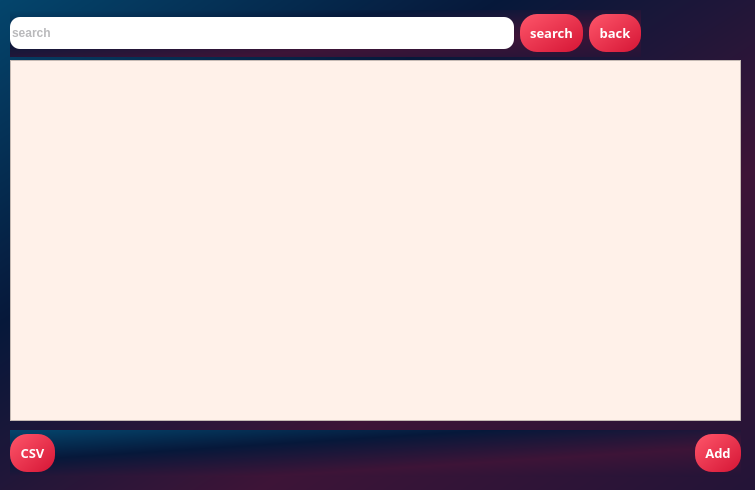
<?xml version="1.0" encoding="UTF-8"?>
<ui version="4.0">
 <class>StudentPage</class>
 <widget class="QDialog" name="StudentPage">
  <property name="geometry">
   <rect>
    <x>0</x>
    <y>0</y>
    <width>755</width>
    <height>490</height>
   </rect>
  </property>
  <property name="windowTitle">
   <string>Dialog</string>
  </property>
  <property name="styleSheet">
   <string notr="true">/*Copyright (c) DevSec Studio. All rights reserved.

MIT License

Permission is hereby granted, free of charge, to any person obtaining a copy
of this software and associated documentation files (the &quot;Software&quot;), to deal
in the Software without restriction, including without limitation the rights
to use, copy, modify, merge, publish, distribute, sublicense, and/or sell
copies of the Software, and to permit persons to whom the Software is
furnished to do so, subject to the following conditions:

The above copyright notice and this permission notice shall be included in all
copies or substantial portions of the Software.

THE SOFTWARE IS PROVIDED *AS IS*, WITHOUT WARRANTY OF ANY KIND, EXPRESS OR
IMPLIED, INCLUDING BUT NOT LIMITED TO THE WARRANTIES OF MERCHANTABILITY,
FITNESS FOR A PARTICULAR PURPOSE AND NONINFRINGEMENT. IN NO EVENT SHALL THE
AUTHORS OR COPYRIGHT HOLDERS BE LIABLE FOR ANY CLAIM, DAMAGES OR OTHER
LIABILITY, WHETHER IN AN ACTION OF CONTRACT, TORT OR OTHERWISE, ARISING FROM,
OUT OF OR IN CONNECTION WITH THE SOFTWARE OR THE USE OR OTHER DEALINGS IN THE SOFTWARE.
*/

/*-----QWidget-----*/
QWidget
{
background: qlineargradient(x1:0, y1:0, x2:1, y2:1, stop:0 #04456c, stop:0.33 #06183a, stop:0.67 #3d1437, stop:1 #231437);

	color: #ffffff;
	border-color: #000000;

}


/*-----QLabel-----*/
QLabel
{
	background-color: #292f45;
	color: #b9b9bb;
	border-color: #000000;

}


/*-----QPushButton-----*/
QPushButton
{
	background-color: #f0742f;
	color: #fff;
	font-weight: bold;
	border-style: solid;
	border-width: 1px;
	border-radius: 17px;
	border-color: #f0742f;
	padding: 10px;

}


QPushButton::hover
{
	background-color: #fc7c11;
	color: #fff;

}


QPushButton::pressed
{
	background-color: #ff6b35;
	color: #fff;

}


/*-----QToolButton-----*/
QToolButton
{
	background-color: #292f45;
	color: #000000;
	border-style: solid;
	border-color: #000000;

}


QToolButton::hover
{
	background-color: #fc7c11;
	color: #000000;
	padding: 2px;
	border-radius: 15px;
	border-color: #fc7c11;

}


QToolButton::pressed
{
	background-color: #fc7c11;
	color: #000000;
	border-style: solid;
	border-width: 2px;

}


/*-----QLineEdit-----*/
QLineEdit{
	background-color: rgb(255, 255, 255);
	color: #b9b9bb;
	font-weight: bold;
	border-style: solid;
	border-width: 2px;
	border-top: 0px;
	border-left: 0px;
	border-right: 0px;
	border-color: #b9b9bb;
	padding: 10px;

}


/*-----QCheckBox-----*/
QCheckBox
{
	background-color: transparent;
	color: #b9b9bb;
	font-weight: bold;

}


QCheckBox::indicator
{
    color: #b1b1b1;
    background-color: #00111d;
    border: 1px solid #f0742f;
    width: 12px;
    height: 12px;

}


QCheckBox::indicator:checked
{
    image:url(&quot;./ressources/check.png&quot;); /*To replace*/
	background-color: #1f2b2b;
    border: 1px solid #f0742f;

}


QCheckBox::indicator:unchecked:hover
{
    border: 1px solid #f0742f;

}


QCheckBox::disabled
{
	color: #656565;

}


QCheckBox::indicator:disabled
{
	background-color: #656565;
	color: #656565;
    border: 1px solid #656565;

}
</string>
  </property>
  <widget class="QTableWidget" name="studentTable">
   <property name="geometry">
    <rect>
     <x>10</x>
     <y>60</y>
     <width>731</width>
     <height>361</height>
    </rect>
   </property>
   <property name="sizePolicy">
    <sizepolicy hsizetype="Preferred" vsizetype="Preferred">
     <horstretch>0</horstretch>
     <verstretch>0</verstretch>
    </sizepolicy>
   </property>
   <property name="font">
    <font>
     <pointsize>14</pointsize>
     <bold>true</bold>
    </font>
   </property>
   <property name="styleSheet">
    <string notr="true">QWidget {
    background-color: rgb(255, 241, 233);
    color: #ffffff;
 font-weight: bold;
}

QHeaderView::section {
    background-color: qlineargradient(spread:pad, x1:0, y1:0, x2:1, y2:1, stop:0 rgba(254, 86, 106, 255), stop:1 rgba(213, 21, 53, 255));
    padding: 4px;
    border: 1px solid #fffff8;
    font-size: 16pt;
}

QTableWidget {
    gridline-color: #fffff8;
    font-size: 14pt;
}

QTableView::item 
{
    font-size: 14pt;
	color: rgb(0, 0, 0);
    font-size: 14pt;
}
</string>
   </property>
   <property name="editTriggers">
    <set>QAbstractItemView::NoEditTriggers</set>
   </property>
   <property name="alternatingRowColors">
    <bool>true</bool>
   </property>
   <property name="selectionMode">
    <enum>QAbstractItemView::SingleSelection</enum>
   </property>
   <property name="selectionBehavior">
    <enum>QAbstractItemView::SelectRows</enum>
   </property>
   <property name="sortingEnabled">
    <bool>true</bool>
   </property>
   <attribute name="horizontalHeaderStretchLastSection">
    <bool>true</bool>
   </attribute>
  </widget>
  <widget class="QWidget" name="layoutWidget">
   <property name="geometry">
    <rect>
     <x>10</x>
     <y>10</y>
     <width>631</width>
     <height>47</height>
    </rect>
   </property>
   <layout class="QHBoxLayout" name="horizontalLayout">
    <item>
     <widget class="QLineEdit" name="searchLineEdit">
      <property name="styleSheet">
       <string notr="true">  position: relative;
  display: inline-block;
  height: 32px;
  width: 240px;
  margin: 0;
  padding: 0;
  background-color: #fff;
  border: none;
  border-radius: 10px;</string>
      </property>
      <property name="text">
       <string>search</string>
      </property>
     </widget>
    </item>
    <item>
     <widget class="QPushButton" name="searchPushButton">
      <property name="font">
       <font>
        <family>Gilroy</family>
        <pointsize>10</pointsize>
        <bold>true</bold>
       </font>
      </property>
      <property name="styleSheet">
       <string notr="true">background: qlineargradient(spread:pad, x1:0, y1:0, x2:1, y2:1, stop:0 rgba(254, 86, 106, 255), stop:1 rgba(213, 21, 53, 255));
border: none;
font-family: Gilroy,sans-serif;
</string>
      </property>
      <property name="text">
       <string>search</string>
      </property>
     </widget>
    </item>
    <item>
     <widget class="QPushButton" name="backPushButton">
      <property name="font">
       <font>
        <family>Gilroy</family>
        <pointsize>10</pointsize>
        <bold>true</bold>
       </font>
      </property>
      <property name="styleSheet">
       <string notr="true">background: qlineargradient(spread:pad, x1:0, y1:0, x2:1, y2:1, stop:0 rgba(254, 86, 106, 255), stop:1 rgba(213, 21, 53, 255));
border: none;
font-family: Gilroy,sans-serif;
</string>
      </property>
      <property name="text">
       <string>back</string>
      </property>
     </widget>
    </item>
   </layout>
  </widget>
  <widget class="QWidget" name="layoutWidget">
   <property name="geometry">
    <rect>
     <x>10</x>
     <y>430</y>
     <width>731</width>
     <height>47</height>
    </rect>
   </property>
   <layout class="QHBoxLayout" name="horizontalLayout_2">
    <item>
     <widget class="QPushButton" name="csvPushButton">
      <property name="font">
       <font>
        <family>Gilroy</family>
        <pointsize>10</pointsize>
        <bold>true</bold>
       </font>
      </property>
      <property name="styleSheet">
       <string notr="true">background: qlineargradient(spread:pad, x1:0, y1:0, x2:1, y2:1, stop:0 rgba(254, 86, 106, 255), stop:1 rgba(213, 21, 53, 255));
border: none;
font-family: Gilroy,sans-serif;
</string>
      </property>
      <property name="text">
       <string>CSV</string>
      </property>
     </widget>
    </item>
    <item>
     <spacer name="horizontalSpacer">
      <property name="orientation">
       <enum>Qt::Horizontal</enum>
      </property>
      <property name="sizeHint" stdset="0">
       <size>
        <width>40</width>
        <height>20</height>
       </size>
      </property>
     </spacer>
    </item>
    <item>
     <widget class="QPushButton" name="addPushButton">
      <property name="font">
       <font>
        <family>Gilroy</family>
        <pointsize>10</pointsize>
        <bold>true</bold>
       </font>
      </property>
      <property name="styleSheet">
       <string notr="true">background: qlineargradient(spread:pad, x1:0, y1:0, x2:1, y2:1, stop:0 rgba(254, 86, 106, 255), stop:1 rgba(213, 21, 53, 255));
border: none;
font-family: Gilroy,sans-serif;
</string>
      </property>
      <property name="text">
       <string>Add</string>
      </property>
     </widget>
    </item>
   </layout>
  </widget>
 </widget>
 <resources/>
 <connections/>
</ui>
